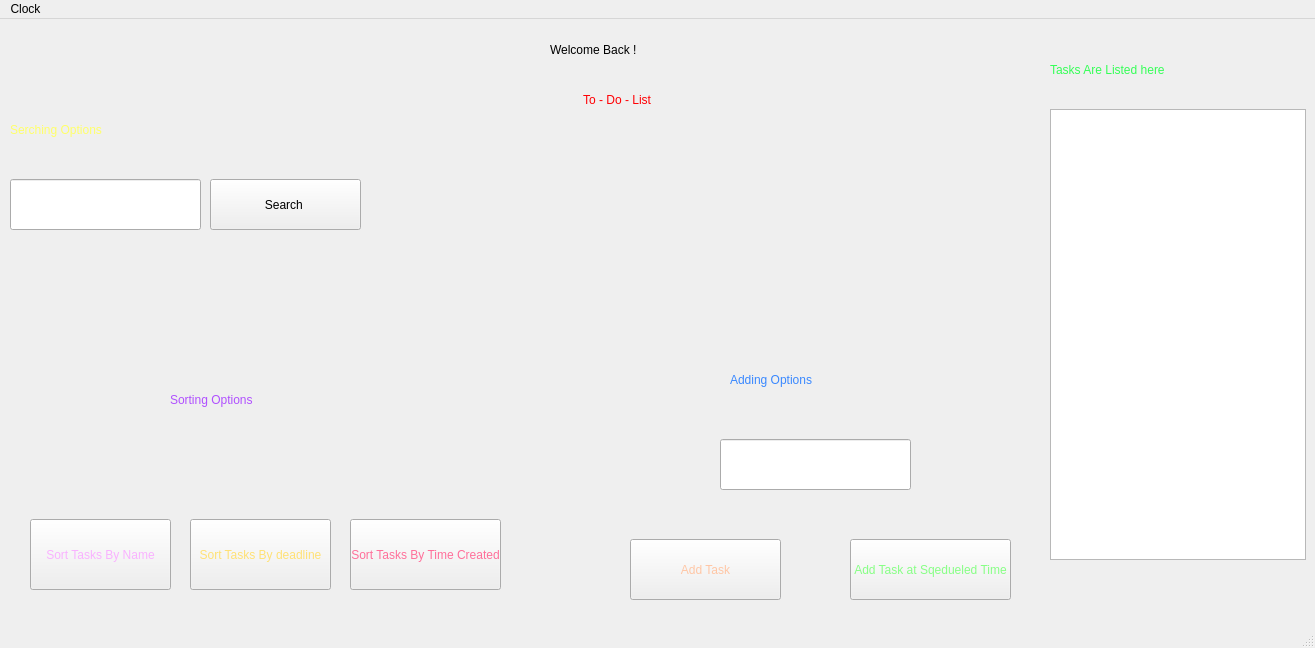
<?xml version="1.0" encoding="UTF-8"?>
<ui version="4.0">
 <class>MainWindow</class>
 <widget class="QMainWindow" name="MainWindow">
  <property name="geometry">
   <rect>
    <x>0</x>
    <y>0</y>
    <width>1315</width>
    <height>648</height>
   </rect>
  </property>
  <property name="windowTitle">
   <string>MainWindow</string>
  </property>
  <widget class="QWidget" name="centralwidget">
   <widget class="QLabel" name="label">
    <property name="geometry">
     <rect>
      <x>550</x>
      <y>-20</y>
      <width>261</width>
      <height>101</height>
     </rect>
    </property>
    <property name="styleSheet">
     <string notr="true">font: 700 22pt &quot;Segoe Script&quot;;</string>
    </property>
    <property name="text">
     <string>Welcome Back !</string>
    </property>
   </widget>
   <widget class="QPushButton" name="Sort_by_name">
    <property name="geometry">
     <rect>
      <x>30</x>
      <y>500</y>
      <width>141</width>
      <height>71</height>
     </rect>
    </property>
    <property name="styleSheet">
     <string notr="true">color: rgb(249, 178, 255);</string>
    </property>
    <property name="text">
     <string>Sort Tasks By Name</string>
    </property>
   </widget>
   <widget class="QPushButton" name="sort_by_dead_line">
    <property name="geometry">
     <rect>
      <x>190</x>
      <y>500</y>
      <width>141</width>
      <height>71</height>
     </rect>
    </property>
    <property name="styleSheet">
     <string notr="true">border-top-color: rgb(39, 255, 39);
alternate-background-color: rgb(210, 255, 228);
color: rgb(255, 225, 117);</string>
    </property>
    <property name="text">
     <string>Sort Tasks By deadline</string>
    </property>
   </widget>
   <widget class="QPushButton" name="Sort_by_time_created">
    <property name="geometry">
     <rect>
      <x>350</x>
      <y>500</y>
      <width>151</width>
      <height>71</height>
     </rect>
    </property>
    <property name="styleSheet">
     <string notr="true">color: rgb(255, 111, 154);</string>
    </property>
    <property name="text">
     <string>Sort Tasks By Time Created</string>
    </property>
   </widget>
   <widget class="QLabel" name="label_3">
    <property name="geometry">
     <rect>
      <x>580</x>
      <y>30</y>
      <width>261</width>
      <height>101</height>
     </rect>
    </property>
    <property name="styleSheet">
     <string notr="true">font: 700 22pt &quot;Script MT Bold&quot;;

color: rgb(255, 0, 4);
</string>
    </property>
    <property name="text">
     <string> To - Do - List</string>
    </property>
   </widget>
   <widget class="QListWidget" name="listWidget">
    <property name="geometry">
     <rect>
      <x>1050</x>
      <y>90</y>
      <width>256</width>
      <height>451</height>
     </rect>
    </property>
   </widget>
   <widget class="QLabel" name="label_5">
    <property name="geometry">
     <rect>
      <x>730</x>
      <y>310</y>
      <width>201</width>
      <height>101</height>
     </rect>
    </property>
    <property name="styleSheet">
     <string notr="true">font: 17pt &quot;Segoe UI&quot;;
color: rgb(57, 136, 255);</string>
    </property>
    <property name="text">
     <string>Adding Options</string>
    </property>
   </widget>
   <widget class="QPushButton" name="Add_Task">
    <property name="geometry">
     <rect>
      <x>630</x>
      <y>520</y>
      <width>151</width>
      <height>61</height>
     </rect>
    </property>
    <property name="styleSheet">
     <string notr="true">color: rgb(255, 198, 165);
border-color: rgb(152, 255, 181);</string>
    </property>
    <property name="text">
     <string>Add Task</string>
    </property>
   </widget>
   <widget class="QPushButton" name="Add_Task_Schedueled">
    <property name="geometry">
     <rect>
      <x>850</x>
      <y>520</y>
      <width>161</width>
      <height>61</height>
     </rect>
    </property>
    <property name="styleSheet">
     <string notr="true">color: rgb(135, 255, 133);</string>
    </property>
    <property name="text">
     <string>Add Task at Sqedueled Time</string>
    </property>
   </widget>
   <widget class="QLabel" name="label_6">
    <property name="geometry">
     <rect>
      <x>1050</x>
      <y>0</y>
      <width>311</width>
      <height>101</height>
     </rect>
    </property>
    <property name="styleSheet">
     <string notr="true">font: 700 18pt &quot;Segoe UI&quot;;
color: rgb(52, 255, 86);</string>
    </property>
    <property name="text">
     <string>Tasks Are Listed here</string>
    </property>
   </widget>
   <widget class="QLineEdit" name="User_Input">
    <property name="geometry">
     <rect>
      <x>720</x>
      <y>420</y>
      <width>191</width>
      <height>51</height>
     </rect>
    </property>
    <property name="styleSheet">
     <string notr="true">color: rgb(0, 255, 162);</string>
    </property>
   </widget>
   <widget class="QLabel" name="label_7">
    <property name="geometry">
     <rect>
      <x>170</x>
      <y>330</y>
      <width>201</width>
      <height>101</height>
     </rect>
    </property>
    <property name="styleSheet">
     <string notr="true">font: 17pt &quot;Segoe UI&quot;;
color: rgb(176, 80, 255);</string>
    </property>
    <property name="text">
     <string>Sorting Options</string>
    </property>
   </widget>
   <widget class="QLabel" name="label_8">
    <property name="geometry">
     <rect>
      <x>10</x>
      <y>60</y>
      <width>201</width>
      <height>101</height>
     </rect>
    </property>
    <property name="styleSheet">
     <string notr="true">font: 17pt &quot;Segoe UI&quot;;
color: rgb(255, 255, 105);</string>
    </property>
    <property name="text">
     <string>Serching Options</string>
    </property>
   </widget>
   <widget class="QLineEdit" name="User_Input_2">
    <property name="geometry">
     <rect>
      <x>10</x>
      <y>160</y>
      <width>191</width>
      <height>51</height>
     </rect>
    </property>
    <property name="styleSheet">
     <string notr="true">color: rgb(180, 243, 255);
border-color: rgb(243, 255, 17);</string>
    </property>
   </widget>
   <widget class="QPushButton" name="Add_Task_2">
    <property name="geometry">
     <rect>
      <x>210</x>
      <y>160</y>
      <width>151</width>
      <height>51</height>
     </rect>
    </property>
    <property name="text">
     <string>Search </string>
    </property>
   </widget>
  </widget>
  <widget class="QMenuBar" name="menubar">
   <property name="geometry">
    <rect>
     <x>0</x>
     <y>0</y>
     <width>1315</width>
     <height>21</height>
    </rect>
   </property>
   <widget class="QMenu" name="menuClock">
    <property name="title">
     <string>Clock</string>
    </property>
   </widget>
   <addaction name="menuClock"/>
  </widget>
  <widget class="QStatusBar" name="statusbar"/>
 </widget>
 <resources/>
 <connections/>
</ui>
